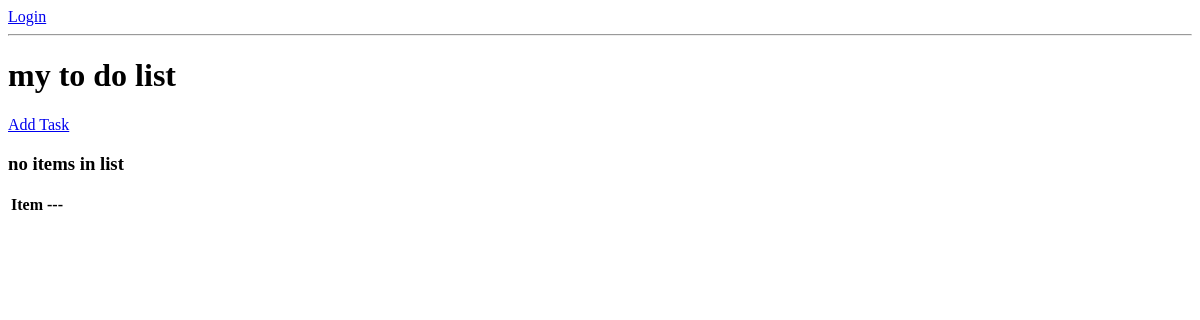
The app's page /, older data.
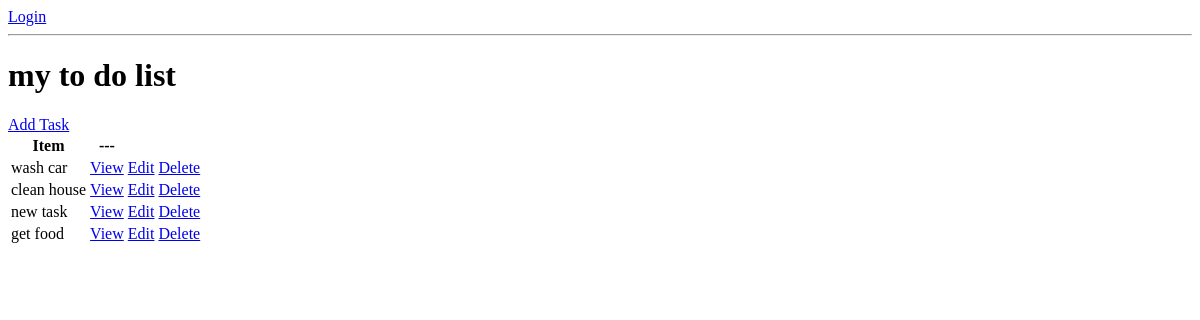
The same page, newer data.
### base/models.py (models this page shows, shortened)
class Task(models.Model):
    user = models.ForeignKey(User , on_delete=models.CASCADE, null=True, blank=True)
    title = models.CharField(max_length=200)
    description = models.TextField(null=True, blank=True)
    complete = models.BooleanField(default=False)
    created = models.DateTimeField(auto_now_add=True)
    class Meta:
        ordering = ['complete']

### base/views.py (the view)
# urls.py: path('',TaskList.as_view(),name='tasks'),
class TaskList(ListView):
    model = Task
    context_object_name = 'tasks'

### base/templates/base/task_list.html (shortened to what this page needs)
<!DOCTYPE html>
<html lang="en">
<head>
</head>
<body>
    {% if request.user.is_authenticated %}
        <p>{{request.user}}</p>
        <a href="{% url 'logout'%}">Logout</a>
    {% else %}
        <a href="{% url 'login'%}">Login</a>
    {% endif %}
    <hr>
    <h1>my to do list</h1>
    <a href="{% url 'task-create' %}">Add Task</a>
    <table>
        <th>Item</th>
        <th>---</th>
        {% for task in tasks %}
        <tr>
            <td>{{task.title}}</td>
            <td><a href="{% url 'task' task.id %}">View</a></td>
            <td><a href="{% url 'task-update' task.id %}">Edit</a></td>
            <td><a href="{% url 'task-delete' task.id %}">Delete</a></td>
        </tr>
        {% empty %}
            <h3>no items in list</h3>
        {% endfor %}
    </table>
</body>
</html>

Row changes from the older to the newer data that the page shows:
added Task: title "wash car"
added Task: title "clean house"
added Task: title "new task"
added Task: title "get food"
Text that changed along with them:
text no longer shown: "no items in list"
